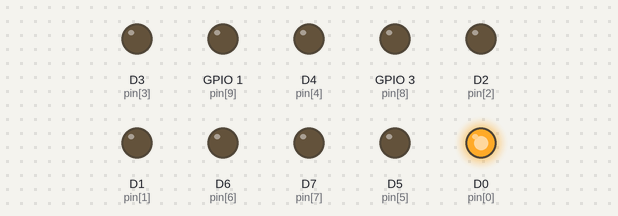
A sketch run on a simulated ESP8266 (NodeMCU). On the bench: output pins drawn as LEDs (lit = HIGH).

Above: at 0.1 s.
At 0.29 s:
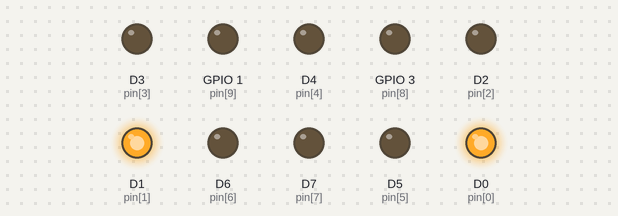
At 1.14 s:
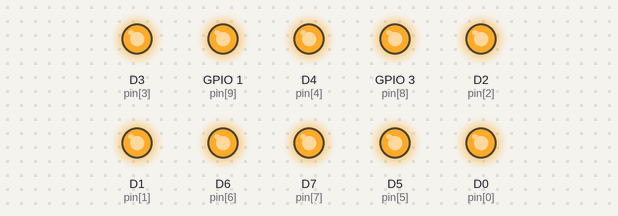
At 2.2 s:
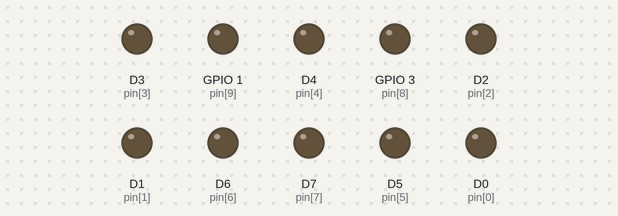
At 3.93 s:
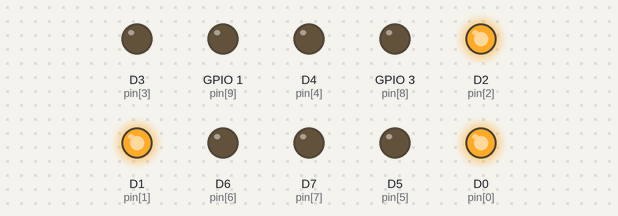
At 5.21 s:
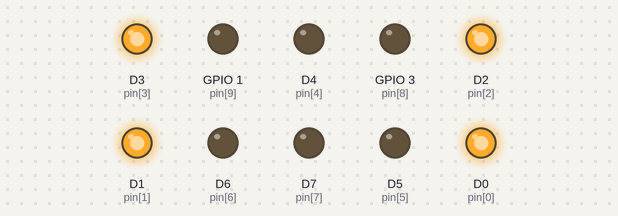
Timing chart, 0 to 5.5 s (numbered marks = the images above):
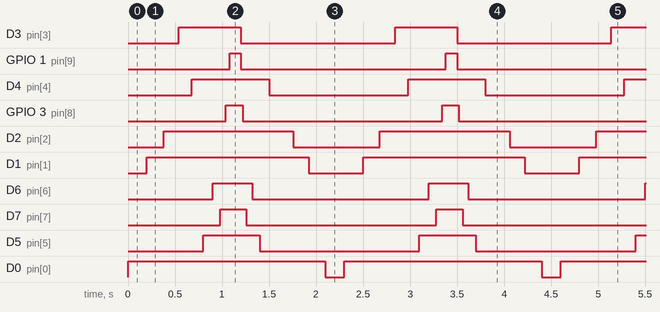

Measured:
- by itself, D3 (pin[3]): alternates HIGH for 0.66 s and LOW for 1.6 s
- by itself, GPIO 1 (pin[9]): alternates HIGH for 0.12 s and LOW for 2.2 s
- by itself, D4 (pin[4]): alternates HIGH for 0.82 s and LOW for 1.5 s
- by itself, GPIO 3 (pin[8]): alternates HIGH for 0.18 s and LOW for 2.1 s
- by itself, D2 (pin[2]): alternates HIGH for 1.4 s and LOW for 0.92 s
- by itself, D1 (pin[1]): alternates HIGH for 1.7 s and LOW for 0.58 s
- by itself, D6 (pin[6]): alternates HIGH for 0.42 s and LOW for 1.9 s
- by itself, D7 (pin[7]): alternates HIGH for 0.28 s and LOW for 2.0 s

The sketch:

1_Blink.ino
```cpp
/*

  Blink
  2018-3-22 class
  nodeMCU 사용

*/


int pin[10] = { D0, D1, D2, D3, D4, D5, D6, D7, D9, D10 };

void setup() {

  for (int i=0; i< 11; i++)
    pinMode(pin[i], OUTPUT);

}

void loop() {


  /* 1. light blink at the same time */

  /*

  for (int i=0; i< 11; i++)
     digitalWrite(pin[i], HIGH);

  delay(1000);

  for (int i=0; i< 11; i++)
    digitalWrite(pin[i], LOW);

  delay(1000);

  */


  /* 2. light blink accelerating speed  */

  for (int i=0; i< 11; i++)
    digitalWrite(pin[i], LOW);

  for (int i=0; i<11 ; i++){
    digitalWrite(pin[i], HIGH);
    delay(200-i*20);
  }

  delay(100);

  for ( int i=10; i>=0; i--){
    digitalWrite(pin[i], LOW);
    delay(200-i*20);
   }


}
```
